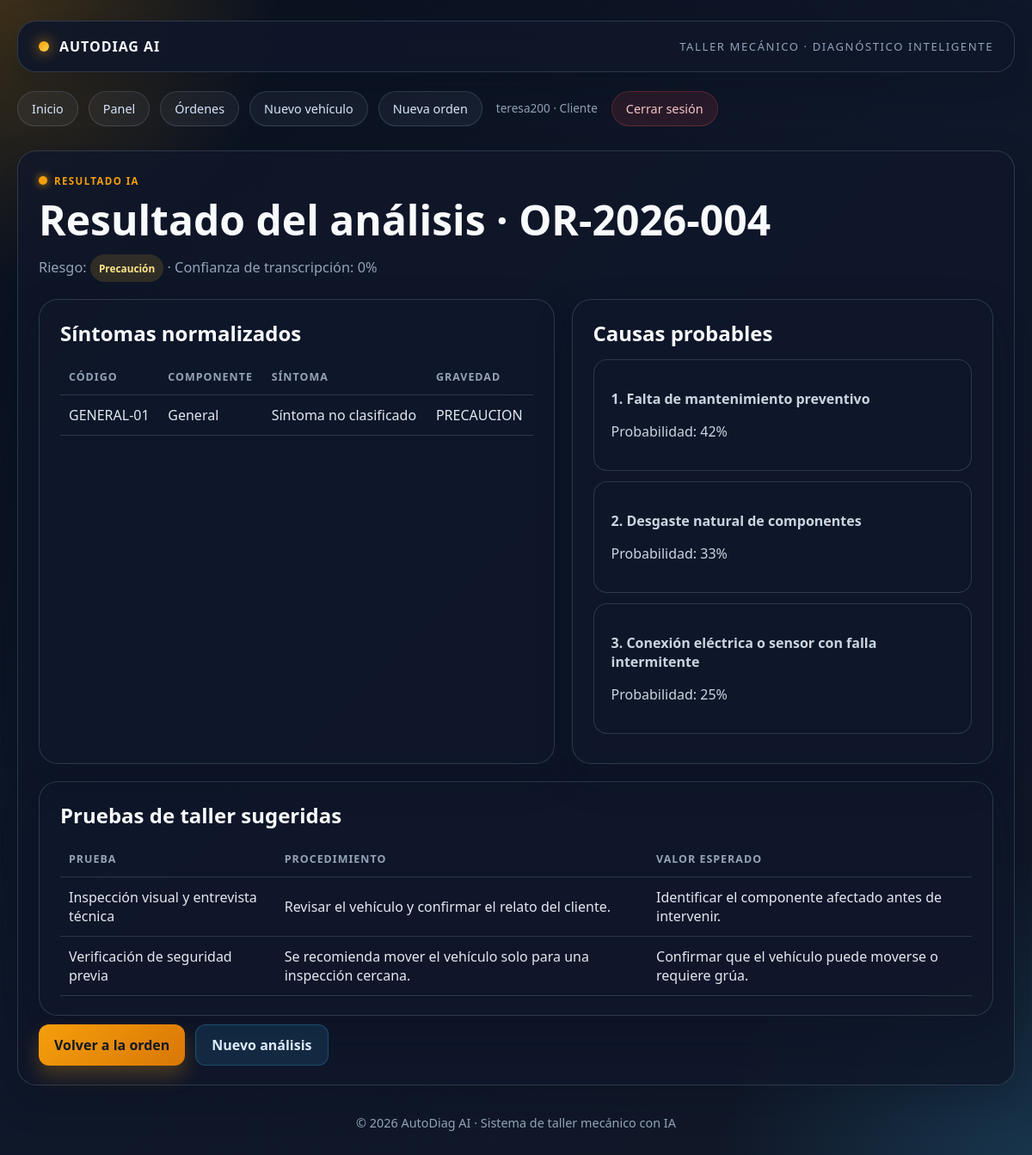
Screenshot of /api/diagnostico/resultado/3/ (signed in) with the database file from the repository.
### accounts/models.py (models this page shows, shortened)
class PerfilUsuario(models.Model):
    class Rol(models.TextChoices):
        ADMIN = 'ADMIN', 'Administrador'
        ASESOR = 'ASESOR', 'Asesor de servicio'
        MECANICO = 'MECANICO', 'Mecánico'
        CLIENTE = 'CLIENTE', 'Cliente'
    user = models.OneToOneField(
        settings.AUTH_USER_MODEL,
        on_delete=models.CASCADE,
        related_name='perfil',
        verbose_name='Usuario',
    )
    rol = models.CharField('Rol', max_length=10, choices=Rol.choices, default=Rol.CLIENTE)
    telefono = models.CharField('Teléfono', max_length=30, blank=True)
    especialidad = models.CharField('Especialidad', max_length=100, blank=True)
    taller = models.CharField('Taller', max_length=100, blank=True)
    class Meta:
        verbose_name = 'Perfil de usuario'
        verbose_name_plural = 'Perfiles de usuario'

### diagnostico_ia/models.py (models this page shows, shortened)
class AnalisisSintoma(models.Model):
    TIPO_RIESGO_CHOICES = [
        ('PUEDE_RODAR', 'Puede Rodar'),
        ('PRECAUCION', 'Precaución'),
        ('NO_MOVER_GRUA', 'No Mover Grúa'),
    ]
    orden = models.ForeignKey('workshop.OrdenFalla', on_delete=models.CASCADE, related_name='analisis_ia', verbose_name='Orden')
    sintomas_normalizados = models.JSONField('Síntomas Normalizados', default=list, help_text='Descripción estandarizada de los síntomas')
    causas_probables = models.JSONField('Causas Probables', default=list, help_text='Lista de causas con probabilidades')
    nivel_riesgo = models.CharField('Nivel de Riesgo', max_length=20, choices=TIPO_RIESGO_CHOICES)
    pruebas_taller_sugeridas = models.JSONField('Pruebas de Taller Sugeridas', default=list, help_text='Procedimientos y valores esperados')
    transcripcion_confianza = models.FloatField('Confianza de Transcripción', default=0.0)
    creado_en = models.DateTimeField('Creado Automáticamente', auto_now_add=True)
    class Meta:
        verbose_name = 'Análisis de Síntoma IA'
        verbose_name_plural = 'Análisis de Síntoma IA'

### diagnostico_ia/views.py (the view)
# urls.py: path('resultado/<int:analisis_id>/', views.resultado_analisis, name='resultado_analisis'),
@login_required
def resultado_analisis(request, analisis_id):
    analisis = get_object_or_404(
        AnalisisSintoma.objects.select_related('orden', 'orden__vehiculo', 'orden__cliente'),
        pk=analisis_id,
    )
    if not puede_ver_orden(request.user, analisis.orden):
        raise PermissionDenied
    return render(request, 'diagnostico_ia/resultado_analisis.html', {
        'title': f'Resultado del análisis · {analisis.orden.codigo_orden}',
        'analisis': analisis,
        'orden': analisis.orden,
    })

### accounts/context_processors.py (called while the page is built)
def rol_context(request):
    if not request.user.is_authenticated:
        return {}
    perfil = obtener_perfil(request.user)
    return {
        'rol_actual': rol_de(request.user),
        'rol_display': perfil.get_rol_display() if perfil else '',
        'es_admin_operativo': es_admin_operativo(request.user),
        'es_tecnico_actual': es_tecnico(request.user),
        'es_cliente_actual': es_cliente(request.user),
    }

### accounts/permissions.py (called while the page is built)
def obtener_perfil(user):
    if not user or not user.is_authenticated:
        return None
    perfil, _ = PerfilUsuario.objects.get_or_create(
        user=user,
        defaults={'rol': PerfilUsuario.Rol.ADMIN if user.is_superuser else PerfilUsuario.Rol.CLIENTE},
    )
    return perfil

def rol_de(user):
    if not user or not user.is_authenticated:
        return None
    if user.is_superuser:
        return PerfilUsuario.Rol.ADMIN
    perfil = obtener_perfil(user)
    return perfil.rol if perfil else None

def es_admin_operativo(user):
    return user.is_authenticated and (
        user.is_superuser or rol_de(user) in ROLES_ADMIN_OPERATIVO
    )

def es_tecnico(user):
    return user.is_authenticated and rol_de(user) in ROLES_TECNICO

def es_cliente(user):
    return user.is_authenticated and rol_de(user) in ROLES_CLIENTE

def puede_ver_orden(user, orden):
    if not user.is_authenticated:
        return False
    if es_admin_operativo(user):
        return True
    return orden.cliente_id == user.id or orden.mecanico_asignado_id == user.id

### templates/diagnostico_ia/resultado_analisis.html (shortened to what this page needs)
{% extends 'base.html' %}
{% block content %}
<div class="panel">
    <span class="eyebrow">Resultado IA</span>
    <h1>{{ title }}</h1>
    <p class="subtitle">
        Riesgo:
        <span class="status {% if analisis.nivel_riesgo == 'NO_MOVER_GRUA' %}danger{% elif analisis.nivel_riesgo == 'PRECAUCION' %}warning{% endif %}">
            {{ analisis.get_nivel_riesgo_display }}
        </span>
        · Confianza de transcripción: {{ analisis.transcripcion_confianza|floatformat:0 }}%
    </p>
    <div class="detail-grid">
        <div class="card">
            <h2>Síntomas normalizados</h2>
            <table class="table">
                <thead><tr><th>Código</th><th>Componente</th><th>Síntoma</th><th>Gravedad</th></tr></thead>
                <tbody>
                    {% for sintoma in analisis.sintomas_normalizados %}
                        <tr>
                            <td>{{ sintoma.codigo }}</td>
                            <td>{{ sintoma.componente }}</td>
                            <td>{{ sintoma.sintoma }}</td>
                            <td>{{ sintoma.gravedad }}</td>
                        </tr>
                    {% empty %}
                        <tr><td colspan="4">Sin síntomas normalizados.</td></tr>
                    {% endfor %}
                </tbody>
            </table>
        </div>
        <div class="card">
            <h2>Causas probables</h2>
            {% for causa in analisis.causas_probables %}
                <div class="result" style="margin-bottom: 12px;">
                    <p><strong>{{ causa.ranking }}. {{ causa.causa }}</strong></p>
                    <p>Probabilidad: {{ causa.probabilidad }}%</p>
                </div>
            {% empty %}
                <p class="empty">Sin causas calculadas.</p>
            {% endfor %}
        </div>
    </div>
    <div class="panel" style="margin-top: 20px;">
        <h2>Pruebas de taller sugeridas</h2>
        <table class="table">
            <thead><tr><th>Prueba</th><th>Procedimiento</th><th>Valor esperado</th></tr></thead>
            <tbody>
                {% for prueba in analisis.pruebas_taller_sugeridas %}
                    <tr>
                        <td>{{ prueba.prueba }}</td>
                        <td>{{ prueba.procedimiento }}</td>
                        <td>{{ prueba.valor_esperado }}</td>
                    </tr>
                {% empty %}
                    <tr><td colspan="3">Sin pruebas sugeridas.</td></tr>
                {% endfor %}
            </tbody>
        </table>
    </div>
    <div class="button-row">
        <a class="btn primary" href="{% url 'orden_detalle' orden.pk %}">Volver a la orden</a>
        <a class="btn secondary" href="{% url 'analizar_sintoma' orden.pk %}">Nuevo análisis</a>
    </div>
</div>
{% endblock %}

### templates/base.html (shortened to what this page needs)
<!DOCTYPE html>
<html lang="es">
<head>
</head>
<body>
    <div class="shell">
        <header class="topbar">
            <div class="brand">
                <span class="brand-mark"></span>
                <span>AutoDiag AI</span>
            </div>
            <div class="brand-sub">Taller mecánico · diagnóstico inteligente</div>
        </header>
        <nav class="nav">
            <a href="{% url 'home' %}">Inicio</a>
            {% if user.is_authenticated %}
                <a href="{% url 'dashboard' %}">Panel</a>
                <a href="{% url 'orden_lista' %}">Órdenes</a>
                {% if rol_actual != 'MECANICO' %}
                    <a href="{% url 'vehiculo_nueva' %}">Nuevo vehículo</a>
                    <a href="{% url 'orden_nueva' %}">Nueva orden</a>
                {% endif %}
                <span class="nav-user">{{ user.get_username }} · {{ rol_display }}</span>
                <form method="post" action="{% url 'logout' %}" class="logout-form">
                    <button type="submit" class="nav-logout">Cerrar sesión</button>
                </form>
            {% else %}
                <a href="{% url 'login' %}">Ingresar</a>
                <a href="{% url 'registro' %}">Registrarme</a>
            {% endif %}
        </nav>
        <main>
            {% block content %}{% endblock %}
        </main>
        <footer>
            © 2026 AutoDiag AI · Sistema de taller mecánico con IA
        </footer>
    </div>
</body>
</html>

### templates/base.html (style rules this page uses)
:root { --bg: #0b1220; --bg-soft: #111c2f; --panel: rgba(15, 23, 42, 0.82); --card: #ffffff; --primary: #f59e0b; --primary-strong: #d97706; --secondary: #38bdf8; --accent: #1d4ed8; --success: #22c55e; --warning: #fbbf24; --danger: #ef4444; --muted: #94a3b8; --dark: #0f172a; --border: rgba(148, 163, 184, 0.24); --shadow: 0 16px 40px rgba(8, 15, 27, 0.28); }
* { box-sizing: border-box; }
html { scroll-behavior: smooth; }
body { margin: 0; font-family: 'Segoe UI', Tahoma, Geneva, Verdana, sans-serif; background: radial-gradient(circle at top left, rgba(245, 158, 11, 0.22), transparent 18%), radial-gradient(circle at bottom right, rgba(56, 189, 248, 0.18), transparent 20%), linear-gradient(135deg, #09111d 0%, #0f172a 48%, #111827 100%); color: #e2e8f0; }
a { color: inherit; }
.shell { max-width: 1200px; margin: 0 auto; padding: 24px 20px 48px; }
.topbar { background: rgba(15, 23, 42, 0.9); border: 1px solid var(--border); border-radius: 22px; box-shadow: var(--shadow); display: flex; justify-content: space-between; align-items: center; padding: 18px 24px; backdrop-filter: blur(12px); }
.brand { display: flex; align-items: center; gap: 12px; font-weight: 800; letter-spacing: 0.06em; text-transform: uppercase; color: #f8fafc; }
.brand-mark { width: 12px; height: 12px; border-radius: 50%; background: linear-gradient(135deg, var(--primary), #fcd34d); box-shadow: 0 0 16px rgba(245, 158, 11, 0.9); }
.brand-sub { color: var(--muted); font-size: 0.82rem; letter-spacing: 0.12em; text-transform: uppercase; }
.nav { display: flex; flex-wrap: wrap; gap: 12px; margin-top: 22px; }
.nav a { text-decoration: none; color: #dbeafe; background: rgba(148, 163, 184, 0.08); border: 1px solid var(--border); border-radius: 999px; padding: 10px 16px; font-size: 0.9rem; transition: all 0.2s ease; }
.nav-user { color: var(--muted); font-size: 0.85rem; padding: 10px 4px; }
.logout-form { margin: 0; }
.nav-logout { background: rgba(239, 68, 68, 0.12); border: 1px solid rgba(239, 68, 68, 0.28); border-radius: 999px; color: #fecaca; cursor: pointer; font: inherit; font-size: 0.9rem; padding: 10px 16px; transition: all 0.2s ease; }
.detail-grid { display: grid; grid-template-columns: 1.1fr 0.9fr; gap: 20px; margin-top: 20px; }
main { margin-top: 28px; }
.hero, .card, .panel { background: rgba(15, 23, 42, 0.8); border: 1px solid var(--border); border-radius: 22px; box-shadow: var(--shadow); }
.eyebrow { display: inline-flex; align-items: center; gap: 8px; font-size: 0.72rem; letter-spacing: 0.12em; text-transform: uppercase; color: var(--primary); font-weight: 800; margin-bottom: 12px; }
.eyebrow::before { content: ""; display: inline-block; width: 10px; height: 10px; border-radius: 50%; background: var(--primary); box-shadow: 0 0 10px rgba(245, 158, 11, 0.9); }
h1, h2, h3 { margin: 0 0 14px; color: #f8fafc; }
h1 { font-size: clamp(2rem, 4vw, 3rem); line-height: 1.1; }
h2 { font-size: 1.5rem; }
.subtitle { color: var(--muted); line-height: 1.7; margin: 0; font-size: 1.02rem; }
.card, .panel { padding: 22px 24px; }
.table { width: 100%; border-collapse: collapse; margin-top: 12px; color: #e2e8f0; }
.table th, .table td { text-align: left; border-bottom: 1px solid var(--border); padding: 12px 10px; }
.table th { color: var(--muted); font-size: 0.78rem; letter-spacing: 0.08em; text-transform: uppercase; }
.status { display: inline-block; padding: 6px 10px; border-radius: 999px; font-size: 0.74rem; font-weight: 700; background: rgba(59, 130, 246, 0.15); color: #bfdbfe; }
.status.warning { background: rgba(251, 191, 36, 0.14); color: #fde68a; }
form { display: grid; gap: 16px; }
.button-row { display: flex; gap: 12px; flex-wrap: wrap; margin-top: 10px; }
.btn { border: none; border-radius: 12px; padding: 12px 18px; font-weight: 700; text-decoration: none; display: inline-flex; align-items: center; justify-content: center; cursor: pointer; transition: transform 0.2s ease, box-shadow 0.2s ease; }
.btn.primary { background: linear-gradient(135deg, var(--primary), var(--primary-strong)); color: #111827; box-shadow: 0 12px 22px rgba(245, 158, 11, 0.25); }
.btn.secondary { background: rgba(56, 189, 248, 0.12); color: #dbeafe; border: 1px solid rgba(56, 189, 248, 0.25); }
.result { padding: 18px 20px; background: rgba(15, 23, 42, 0.75); border: 1px solid var(--border); border-radius: 16px; color: #cbd5e1; }
footer { margin-top: 34px; text-align: center; color: var(--muted); font-size: 0.9rem; }

### rows the page displays
PerfilUsuario: rol "Cliente"
AnalisisSintoma: nivel_riesgo "Precaución", transcripcion_confianza "0", codigo "GENERAL-01", componente "General", sintoma "Síntoma no clasificado", gravedad "PRECAUCION"

### other values shown
{{ user.get_username }} "teresa200"
{{ title }} "Resultado del análisis · OR-2026-004"
{{ causa.ranking }} "1" "2" "3"
{{ causa.causa }} "Falta de mantenimiento preventivo" "Desgaste natural de componentes" "Conexión eléctrica o sensor con falla intermitente"
{{ causa.probabilidad }} "42" "33" "25"
{{ prueba.prueba }} "Inspección visual y entrevista técnica" "Verificación de seguridad previa"
{{ prueba.procedimiento }} "Revisar el vehículo y confirmar el relato del cliente." "Se recomienda mover el vehículo solo para una inspección cercana."
{{ prueba.valor_esperado }} "Identificar el componente afectado antes de intervenir." "Confirmar que el vehículo puede moverse o requiere grúa."
